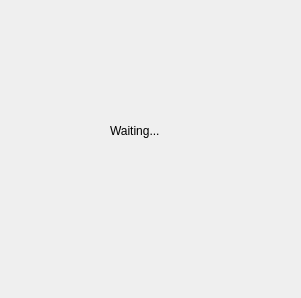
<?xml version="1.0" encoding="UTF-8"?>
<ui version="4.0">
 <class>ListenerWindow</class>
 <widget class="QWidget" name="ListenerWindow">
  <property name="geometry">
   <rect>
    <x>0</x>
    <y>0</y>
    <width>301</width>
    <height>298</height>
   </rect>
  </property>
  <property name="windowTitle">
   <string>ROS2 Listener</string>
  </property>
  <widget class="QLabel" name="messageLabel">
   <property name="geometry">
    <rect>
     <x>110</x>
     <y>100</y>
     <width>141</width>
     <height>61</height>
    </rect>
   </property>
   <property name="text">
    <string>Waiting...</string>
   </property>
  </widget>
 </widget>
 <resources/>
 <connections/>
</ui>
